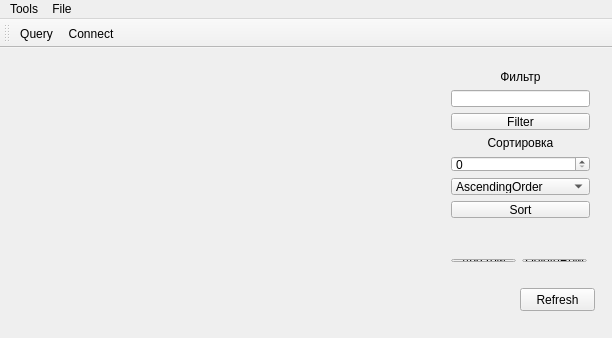
<?xml version="1.0" encoding="UTF-8"?>
<ui version="4.0">
 <class>MainWindow</class>
 <widget class="QMainWindow" name="MainWindow">
  <property name="geometry">
   <rect>
    <x>0</x>
    <y>0</y>
    <width>612</width>
    <height>338</height>
   </rect>
  </property>
  <property name="sizePolicy">
   <sizepolicy hsizetype="Fixed" vsizetype="Fixed">
    <horstretch>0</horstretch>
    <verstretch>0</verstretch>
   </sizepolicy>
  </property>
  <property name="windowTitle">
   <string>MainWindow</string>
  </property>
  <widget class="QWidget" name="centralWidget">
   <widget class="QWidget" name="gridLayoutWidget">
    <property name="geometry">
     <rect>
      <x>10</x>
      <y>10</y>
      <width>421</width>
      <height>251</height>
     </rect>
    </property>
    <layout class="QGridLayout" name="gridLayout"/>
   </widget>
   <widget class="QPushButton" name="pushButton">
    <property name="geometry">
     <rect>
      <x>520</x>
      <y>240</y>
      <width>75</width>
      <height>23</height>
     </rect>
    </property>
    <property name="text">
     <string>Refresh</string>
    </property>
   </widget>
   <widget class="QWidget" name="layoutWidget">
    <property name="geometry">
     <rect>
      <x>440</x>
      <y>11</y>
      <width>161</width>
      <height>170</height>
     </rect>
    </property>
    <layout class="QVBoxLayout" name="verticalLayout">
     <item>
      <widget class="QLabel" name="FilterLabel">
       <property name="text">
        <string>Фильтр</string>
       </property>
       <property name="alignment">
        <set>Qt::AlignCenter</set>
       </property>
      </widget>
     </item>
     <item>
      <widget class="QLineEdit" name="FilterEdit"/>
     </item>
     <item>
      <widget class="QPushButton" name="pushButton_2">
       <property name="text">
        <string>Filter</string>
       </property>
      </widget>
     </item>
     <item>
      <widget class="QLabel" name="SortLabel">
       <property name="text">
        <string>Сортировка</string>
       </property>
       <property name="alignment">
        <set>Qt::AlignCenter</set>
       </property>
      </widget>
     </item>
     <item>
      <widget class="QSpinBox" name="SortEdit"/>
     </item>
     <item>
      <widget class="QComboBox" name="SortBox">
       <item>
        <property name="text">
         <string>AscendingOrder</string>
        </property>
       </item>
       <item>
        <property name="text">
         <string>DescendingOrder</string>
        </property>
       </item>
      </widget>
     </item>
     <item>
      <widget class="QPushButton" name="SortButton">
       <property name="text">
        <string>Sort</string>
       </property>
      </widget>
     </item>
    </layout>
   </widget>
   <widget class="QWidget" name="layoutWidget">
    <property name="geometry">
     <rect>
      <x>440</x>
      <y>200</y>
      <width>158</width>
      <height>25</height>
     </rect>
    </property>
    <layout class="QHBoxLayout" name="horizontalLayout">
     <item>
      <widget class="QPushButton" name="AddRowButton">
       <property name="text">
        <string>Add row</string>
       </property>
      </widget>
     </item>
     <item>
      <widget class="QPushButton" name="DeleteRowButton">
       <property name="text">
        <string>DeleteRow</string>
       </property>
      </widget>
     </item>
    </layout>
   </widget>
  </widget>
  <widget class="QMenuBar" name="menuBar">
   <property name="geometry">
    <rect>
     <x>0</x>
     <y>0</y>
     <width>612</width>
     <height>21</height>
    </rect>
   </property>
   <widget class="QMenu" name="menuTools">
    <property name="title">
     <string>Tools</string>
    </property>
    <addaction name="actionQuery"/>
   </widget>
   <widget class="QMenu" name="menuFile">
    <property name="title">
     <string>File</string>
    </property>
    <addaction name="actionConnect"/>
    <addaction name="actionClose"/>
   </widget>
   <addaction name="menuTools"/>
   <addaction name="menuFile"/>
  </widget>
  <widget class="QToolBar" name="mainToolBar">
   <property name="sizePolicy">
    <sizepolicy hsizetype="Fixed" vsizetype="Fixed">
     <horstretch>0</horstretch>
     <verstretch>0</verstretch>
    </sizepolicy>
   </property>
   <attribute name="toolBarArea">
    <enum>TopToolBarArea</enum>
   </attribute>
   <attribute name="toolBarBreak">
    <bool>false</bool>
   </attribute>
   <addaction name="actionQuery"/>
   <addaction name="actionConnect"/>
  </widget>
  <action name="actionQuery">
   <property name="text">
    <string>Query</string>
   </property>
  </action>
  <action name="actionClose">
   <property name="text">
    <string>Close</string>
   </property>
  </action>
  <action name="actionConnect">
   <property name="text">
    <string>Connect</string>
   </property>
  </action>
 </widget>
 <layoutdefault spacing="6" margin="11"/>
 <resources/>
 <connections/>
</ui>
